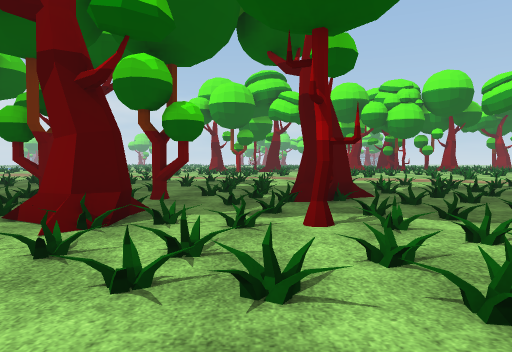
[1] (above)

24 first-person views from a walk through a Unity game level. The camera is 1.3 m above the floor, tilts 2° down and sees 70° across. The floor is counted in squares, 2 m on a side. Each view is taken from the middle of a square. On the plan, view 1 faces up. The plan holds only what a view shows up to about 11 squares ahead; the rest is blank. The place goes on beyond the plan. Some surface patterns are stand-ins.

[2]
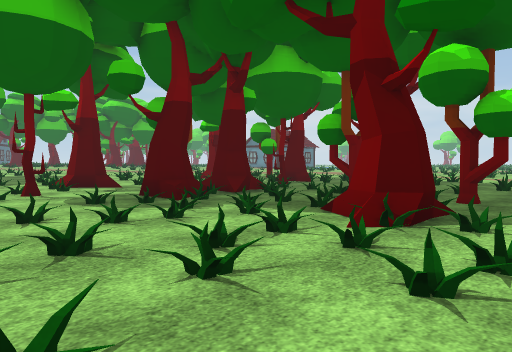

[3]
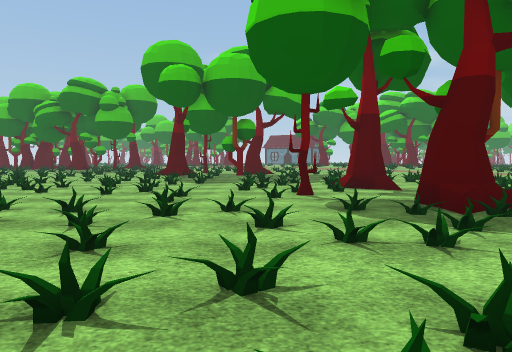

[4]
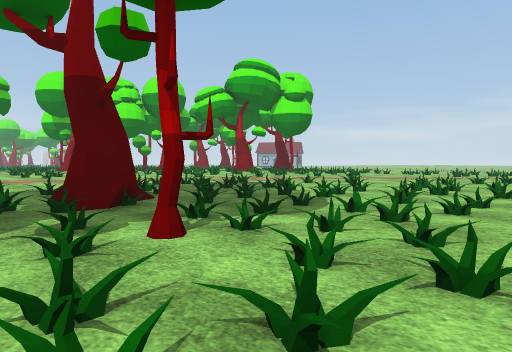

[5]
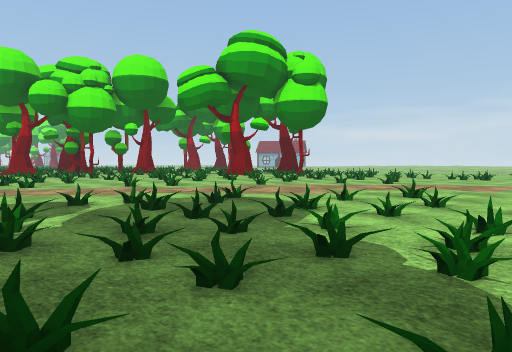

[6]
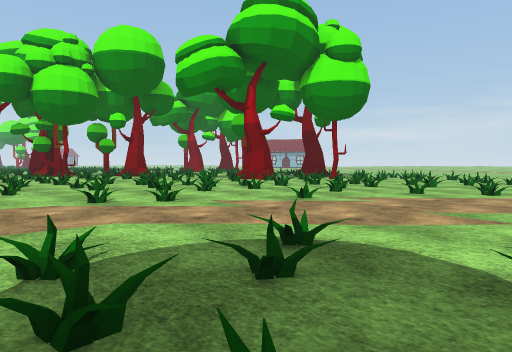

[7]
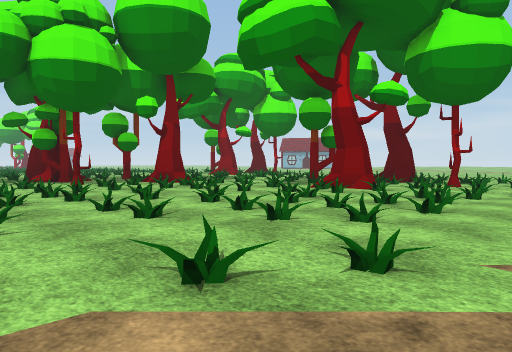

[8]
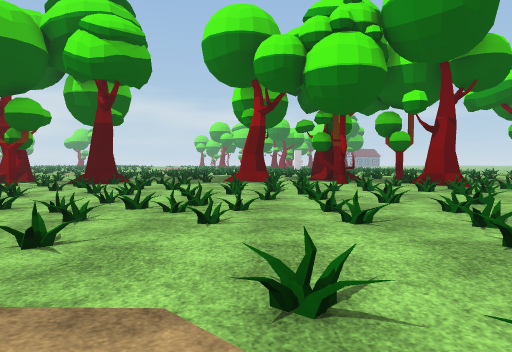

[9]
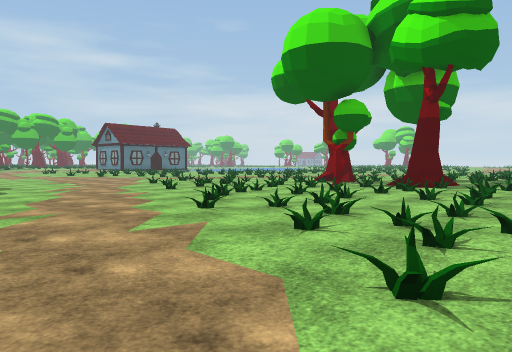

[10]
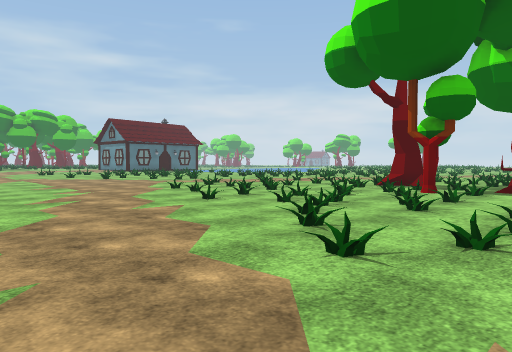

[11]
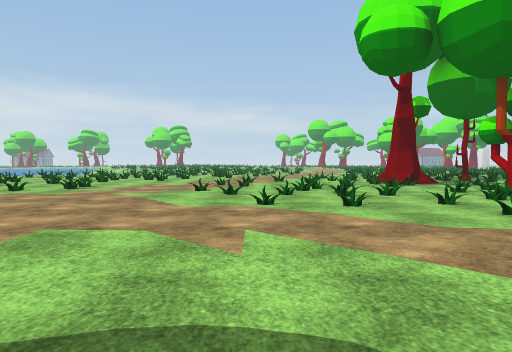

[12]
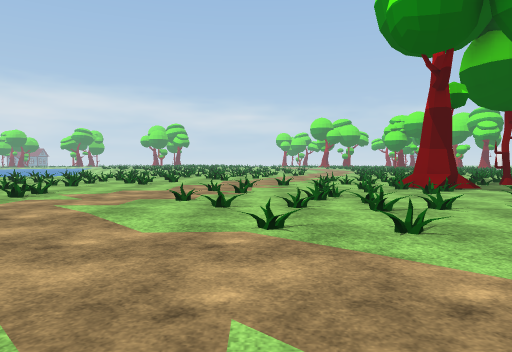

[13]
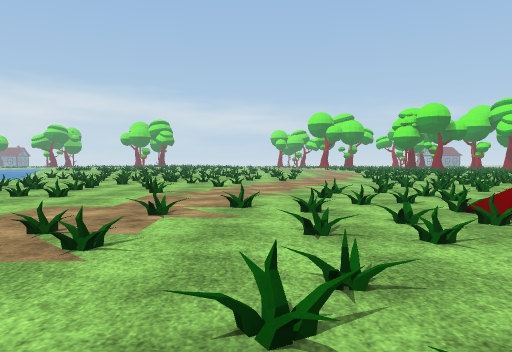

[14]
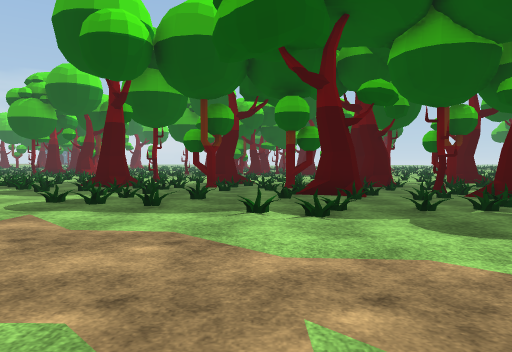

[15]
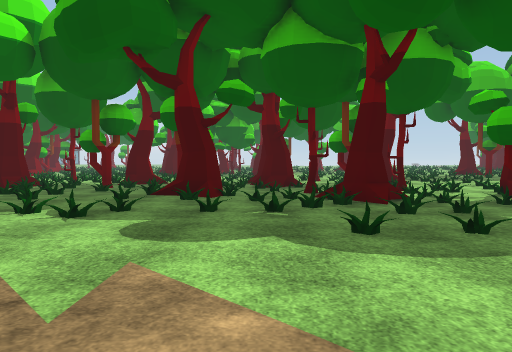

[16]
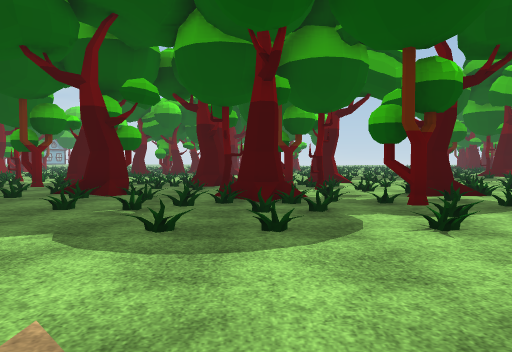

[17]
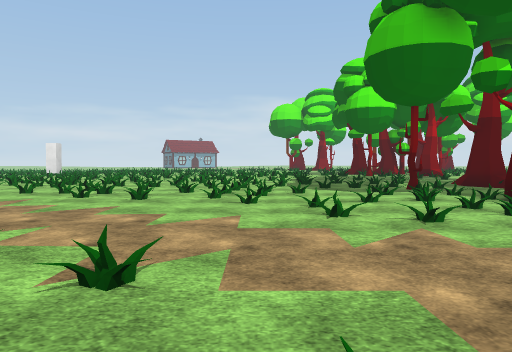

[18]
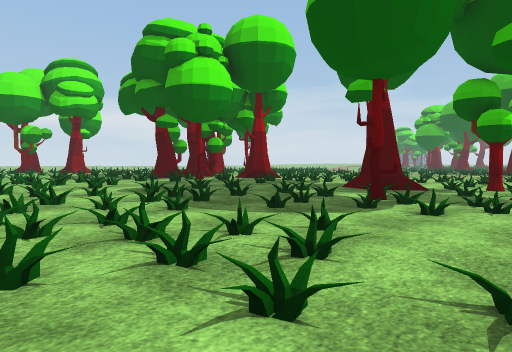

[19]
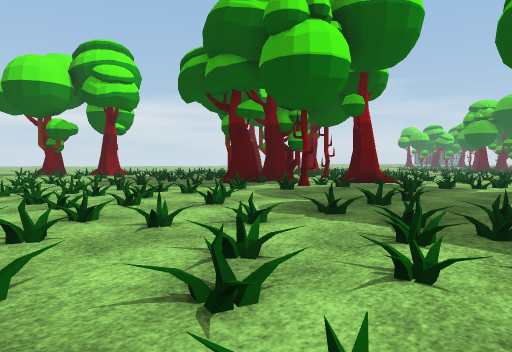

[20]
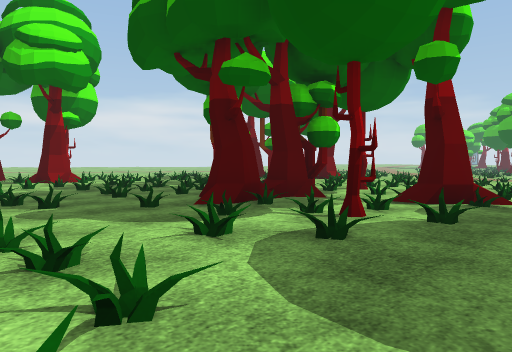

[21]
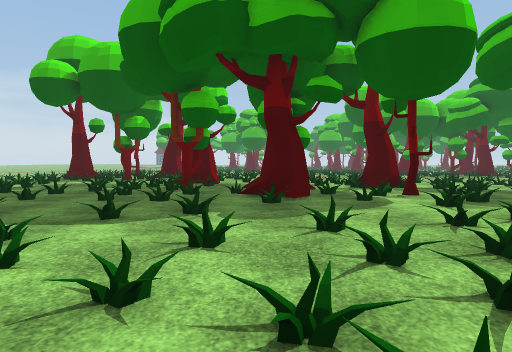

[22]
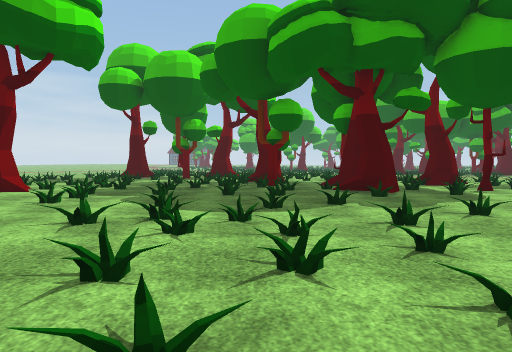

[23]
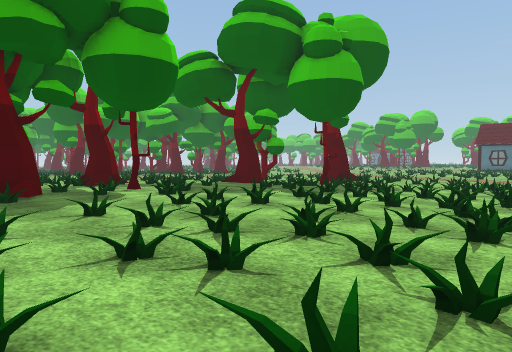

[24]
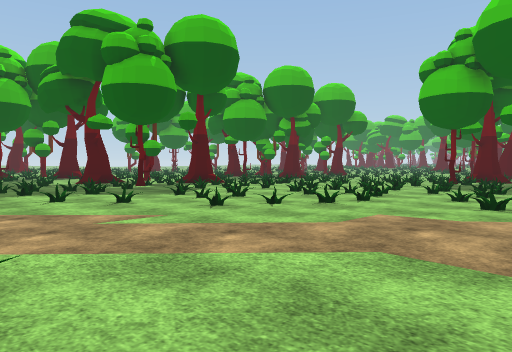

### Floor plan
Key: @ floor where view 1 was taken; # wall or solid block; . main floor; : floor 0.25 m higher than the main floor; - floor 0.25 m lower than the main floor; / step, stairs or slope; = window, fence, low wall or low ledge; T tree.
Columns run from 12 left of view 1 to 15 right of it. Each row starts with its distance up from view 1.
 32        ...///=     ///..
 31   = .. ...///./#/==/=/...
 30 =/.=.=....==/==.///=//....
 29 /=///...-//=////=/#:/.....
 28 /...=...=/.=.=//.=/#//#/=::
 27  /=....=.=.././/:/:/:../.:=:
 26  //.....//=/..//::/#::/...::
 25 =./..///.//=T///:::::/:=.:=:
 24 ....#../=#T./...//T/T//:===:
 23 ......./=T...T../:/:#T:///:=
 22 ./....=/-..T/T///=T/TT://:/:
 21 =-....//.//..=.==.//://=:/:=
 20 .....-.//.=////.///=T:/T::=
 19  ....-..=//.=..//.///://=
 18  ..---.-/-=///./.#/=///:==
 17   ----..--.=./..=./=/:////T
 16   -----.-.-.///#==////=:/T:/
 15   -------.-../.==..=/:/=TT:/
 14   -------.......//..=/#.///T
 13  .--//--/.........=././//.=/
 12 /.-//-/=.=.........=.....///
 11 ./T/ =/-..=/=........=///.==
 10 //-/T/=/-////./........//=..
  9 T/-////TT-////==.//.....==..
  8 /-T-/T--/==#-/-=../.........
  7 ///--///T/-#=T-///=/./......
  6 --=T-#T////-/#-=/==-/.......
  5 =---  #/=//-/-/-/==-........
  4  TT--TT-//T#/T/#-//=/-.....
  3 //T=--=/#--/-////-//=-.....
  2 -/-#T-/-/-==//=--//-=--.=..
  1  =/---=/-=/--=-   //-=-....
  0 ------/-///=@      /=---/..
 -1 =-----/=--          ==-/.=
 -2 ------//              /-=/
 -3 ------/           TT   =-/
 -4 ---//              T    =/

Where each view was taken, in squares from view 1:
view 1: 0 up, 0 right, facing up
view 2: 0 up, 0 right, facing up-left
view 3: 1 up, 1 left, facing left
view 4: 1 up, 1 left, facing up-right
view 5: 4 up, 2 right, facing up-right
view 6: 7 up, 4 right, facing up-right
view 7: 11 up, 5 right, facing up-right
view 8: 11 up, 6 right, facing up
view 9: 12 up, 5 right, facing up-left
view 10: 13 up, 2 right, facing up-left
view 11: 13 up, 7 left, facing up
view 12: 15 up, 7 left, facing up
view 13: 20 up, 6 left, facing up
view 14: 17 up, 3 left, facing down
view 15: 17 up, 6 left, facing down
view 16: 17 up, 8 left, facing down
view 17: 29 up, 9 left, facing right
view 18: 31 up, 3 left, facing down-right
view 19: 31 up, 1 right, facing down-right
view 20: 28 up, 4 right, facing down-right
view 21: 31 up, 9 right, facing down
view 22: 32 up, 11 right, facing down
view 23: 32 up, 10 right, facing down-left
view 24: 8 up, 15 right, facing down-left
